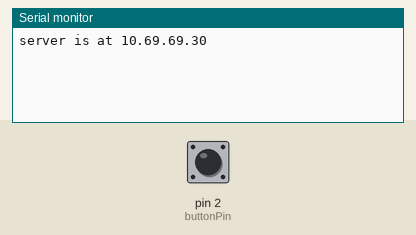
Recording of a sketch running on a simulated Arduino Uno, built with avr-gcc and run on an emulated ATmega328P. Shown: the last lines printed to the serial monitor. Inputs (shaded band) come from the test bench; at power-on: pin 2 (buttonPin) LOW. WiFi joins after 1.5 s; servers stay silent unless stated; uploads are accepted with an empty reply.

Above: at 1.2 s.
1.3 s: pin 2 (buttonPin) pulled HIGH for 0.15 s
At 2.6 s:
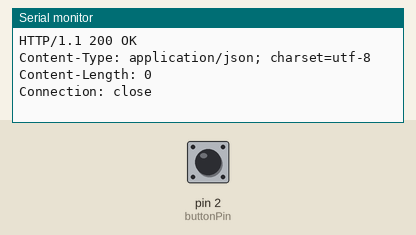
At 3.2 s:
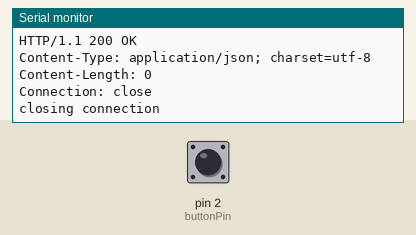

The sketch:

ifttt2.ino
```cpp
/*
  Web Server

 A simple web server that shows the value of the analog input pins.
 using an Arduino Wiznet Ethernet shield.

 Circuit:
 * Ethernet shield attached to pins 10, 11, 12, 13
 * Analog inputs attached to pins A0 through A5 (optional)

 */

#include <SPI.h>
#include <Ethernet.h>

// Enter a MAC address and IP address for your controller below.
// The IP address will be dependent on your local network:
byte mac[] = { 0x00, 0xAA, 0xBB, 0xCC, 0xDE, 0x02 };

IPAddress ip(10, 69, 69, 30);

// Initialize the Ethernet server library
// with the IP address and port you want to use
// (port 80 is default for HTTP):
EthernetServer server(80);

void send_event(const char *event);

// IFTTT setup
const char *host = "http://maker.ifttt.com";
const char *privateKey = "dviaPIZNIyQ0ggM-Gmnd8y";

// Hardware setup
const int buttonPin = 2;     // the number of the pushbutton pin
const int ledPin = 3;        // the number of the LED pin

// Variables will change:
int buttonState;             // the current reading from the input pin
int lastButtonState = LOW;   // the previous reading from the input pin

// the following variables are long's because the time, measured in miliseconds,
// will quickly become a bigger number than can be stored in an int.
long lastDebounceTime = 0;  // the last time the output pin was toggled
long debounceDelay = 50;    // the debounce time; increase if the output flickers

//EthernetClient client;

void setup() {
  // Open serial communications and wait for port to open:
  Serial.begin(9600);
  while (!Serial) {
    ; // wait for serial port to connect. Needed for native USB port only
  }


  // start the Ethernet connection and the server:
  Ethernet.begin(mac, ip);
  server.begin();
  Serial.print("server is at ");
  Serial.println(Ethernet.localIP());


}


void loop() {
//  // listen for incoming clients
//  EthernetClient client = server.available();
//  if (client) {
//    Serial.println("new client");
//    // an http request ends with a blank line
//    boolean currentLineIsBlank = true;
//    while (client.connected()) {
//      if (client.available()) {
//        char c = client.read();
//        Serial.write(c);
//        // if you've gotten to the end of the line (received a newline
//        // character) and the line is blank, the http request has ended,
//        // so you can send a reply
//        if (c == '\n' && currentLineIsBlank) {
//          // send a standard http response header
//          client.println("HTTP/1.1 200 OK");
//          client.println("Content-Type: text/html");
//          client.println("Connection: close");  // the connection will be closed after completion of the response
//          client.println("Refresh: 5");  // refresh the page automatically every 5 sec
//          client.println();
//          client.println("<!DOCTYPE HTML>");
//          client.println("<html>");
//          // output the value of each analog input pin
//          for (int analogChannel = 0; analogChannel < 6; analogChannel++) {
//            int sensorReading = analogRead(analogChannel);
//            client.print("analog input ");
//            client.print(analogChannel);
//            client.print(" is ");
//            client.print(sensorReading);
//            client.println("<br />");
//          }
//          client.println("</html>");
//          break;
//        }
//        if (c == '\n') {
//          // you're starting a new line
//          currentLineIsBlank = true;
//        } else if (c != '\r') {
//          // you've gotten a character on the current line
//          currentLineIsBlank = false;
//        }
//      }
//    }
//    // give the web browser time to receive the data
//    delay(1);
//    // close the connection:
//    client.stop();
//    Serial.println("client disconnected");
//  }

  ////extra////////////////////////////////////////

  // read the state of the switch into a local variable:
  int reading = digitalRead(buttonPin);

  // check to see if you just pressed the button
  // (i.e. the input went from LOW to HIGH),  and you've waited
  // long enough since the last press to ignore any noise:

  // If the switch changed, due to noise or pressing:
  if (reading != lastButtonState) {
    // reset the debouncing timer
    lastDebounceTime = millis();
  }

  if ((millis() - lastDebounceTime) > debounceDelay)
  {
    // whatever the reading is at, it's been there for longer
    // than the debounce delay, so take it as the actual current state:

    // if the button state has changed:
    if (reading != buttonState)
    {
      Serial.print("Button now ");
      Serial.println(HIGH == reading ? "HIGH" : "LOW");
      buttonState = reading;

      // When the button is in the LOW state (pulled high) the button
      // has been pressed so send the event.
      if (buttonState == LOW) {
        send_event("button_pressed");
      }
    }
  }

  // save the reading.  Next time through the loop,
  // it'll be the lastButtonState:
  lastButtonState = reading;
}

void send_event(const char *event)
{
  // set the LED on whle we are sending the event
  digitalWrite(ledPin, HIGH);

  Serial.print("Connecting to ");
  Serial.println(host);

  // Use WiFiClient class to create TCP connections

  EthernetClient client;
  const int httpPort = 80;
  if (!client.connect(host, httpPort)) {
    Serial.println("Connection failed");
    return;
  }

  // We now create a URI for the request
  String url = "/trigger/";
  url += event;
  url += "/with/key/";
  url += privateKey;

  Serial.print("Requesting URL: ");
  Serial.println(url);

  // This will send the request to the server
  client.print(String("GET ") + url + " HTTP/1.1\r\n" +
               "Host: " + host + "\r\n" +
               "Connection: close\r\n\r\n");

  // Read all the lines of the reply from server and print them to Serial,
  // the connection will close when the server has sent all the data.
  while(client.connected())
  {
    if(client.available())
    {
      String line = client.readStringUntil('\r');
      Serial.print(line);
    } else {
      // No data yet, wait a bit
      delay(50);
    };
  }

  // All done
  Serial.println();
  Serial.println("closing connection");

  client.stop();

  // Finished sending the message, turn off the LED
  digitalWrite(ledPin, LOW);
}
```

Measured:
- after the input at 1.3 s, the serial monitor: prints a new line after 0.05 s (image 1)
